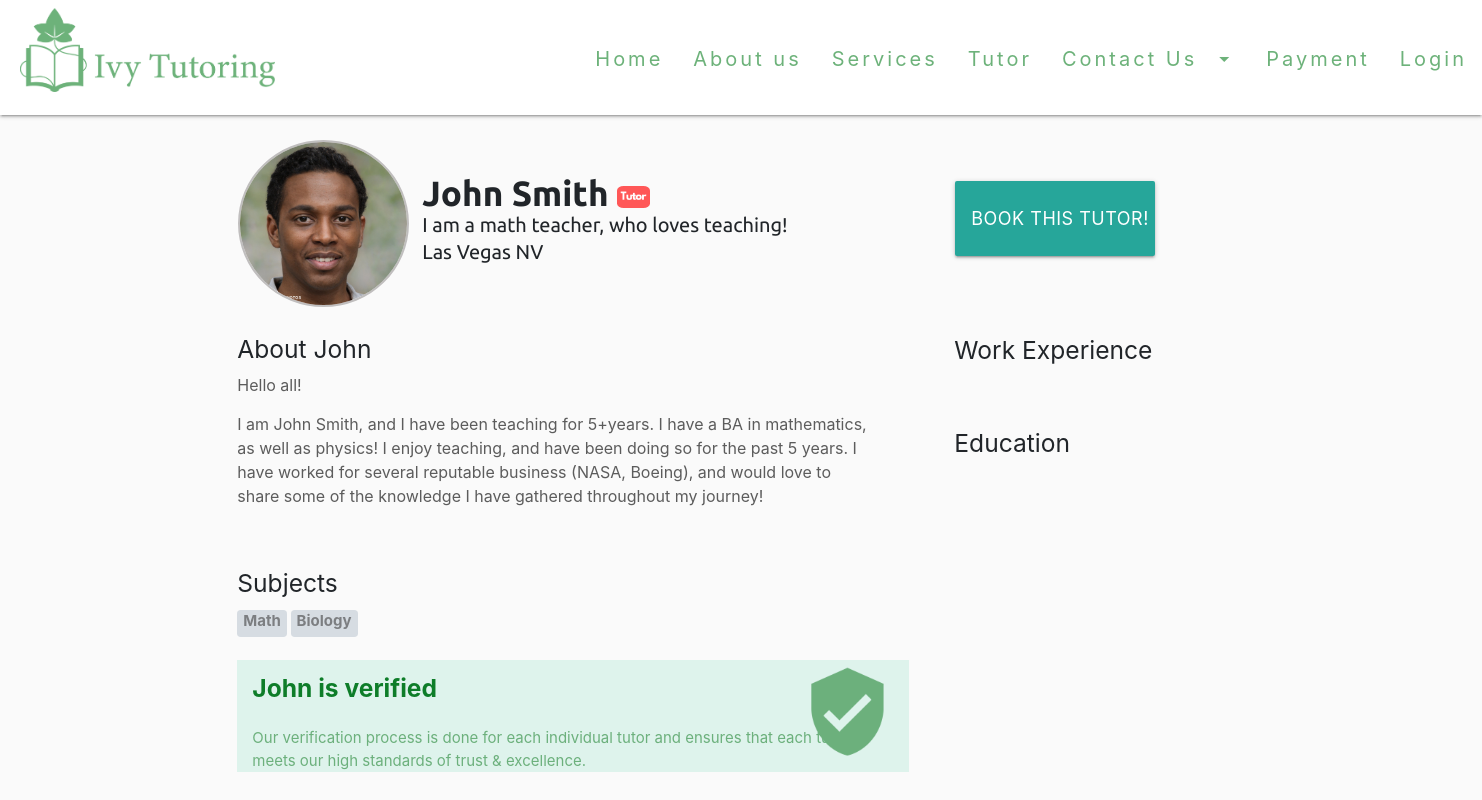
The page /Profile/JohnSmith43/ on the database as committed earlier.
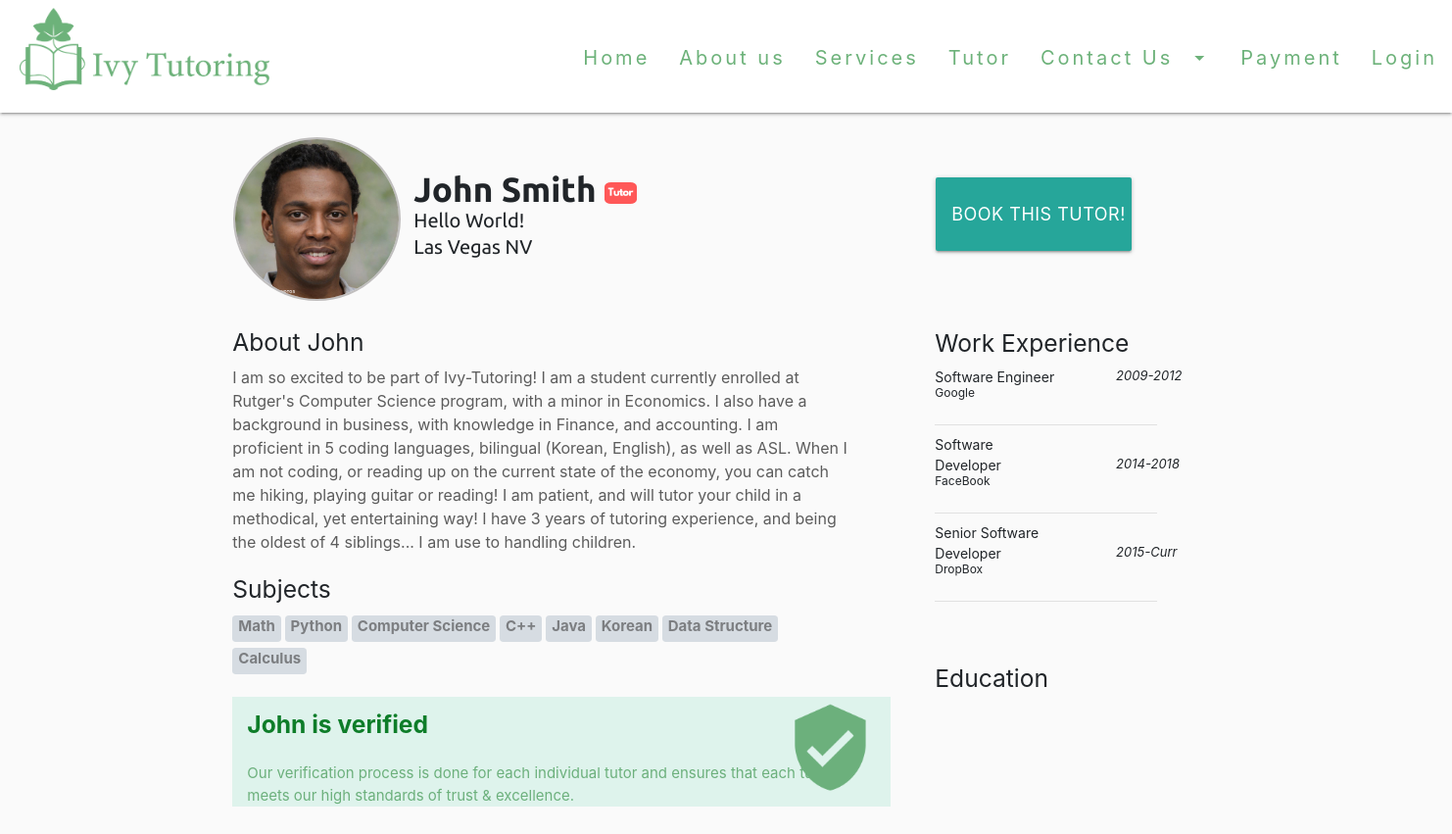
The same page on the database as committed later.
### main/models.py (models this page shows, shortened)
class Profile(models.Model):
	user = models.OneToOneField(User,on_delete = models.CASCADE,default= None)
	pro_pic =  models.ImageField(upload_to = 'profilePics', blank = True, null = True)
	descript = models.CharField(max_length = 50, blank = True)
	intro = models.CharField(max_length = 1000, blank = True)
	city = models.CharField(max_length= 50,blank = True)
	state = models.CharField(max_length = 2,blank = True)
	tags = TaggableManager(blank = True)
	college = models.CharField(max_length=100, null=True, blank=True)
	major= models.CharField(max_length=100, null=True, blank=True)

class User(AbstractUser):
	email_confirm = models.BooleanField(default=False)

class Experience(models.Model):
	user = models.ForeignKey(User,null= True,on_delete = models.SET_NULL)
	employer = models.CharField(max_length=50, default= None, null = True)
	position = models.CharField(max_length = 50,default = None, null = True)
	start_year = models.SmallIntegerField(blank=True, null=True)
	end_year = models.CharField(max_length = 4,blank=True,null = True)

### main/views.py (the view)
# urls.py: path("Profile/<str:username>/",views.profile,name = "profile"),
def profile(request, username):
	test = (User.objects.get(username=username))
	person = Profile.objects.get(user=test)
	exp = Experience.objects.filter(user=test)
	ed = School.objects.filter(user=test)
	return render(request,'main/Profile.html',{'person':person,"exp":exp,"ed":ed})

### main/templates/main/Profile.html (shortened to what this page needs)
{% load widget_tweaks %}
{% load static %}
<head>
    <link rel="stylesheet" href="https://cdnjs.cloudflare.com/ajax/libs/materialize/1.0.0/css/materialize.min.css">
    <link rel="stylesheet" href="https://stackpath.bootstrapcdn.com/bootstrap/4.3.1/css/bootstrap.min.css">
</head>
{%include "main/HeadNav.html" %}
<body>
   <div class = container style = "width:70%;height:100%; position:relative; top:0px;">
        {% if person.user.profile.pro_pic %}
            <img class="card-img" src="{{ person.user.profile.pro_pic.url }}">
        {% else %}
            <img class="card-img" src="{%static 'media/Default.jpg' %}">
        {% endif %}
        <b style = 'font-family: Ubuntu, "times new roman", times, roman, serif; font-size:35px;position:absolute;left:200px;top:52px;'>
            {{person.user.first_name}} {{person.user.last_name}}
            <img class="img" style  = "width:4%;border-radius: 20%; padding-left:0px; padding-top:0px;" src="{%static 'media\TutorSticker.png' %}">
        </b>
        <div class = "content-wrap">
            <p style = "margin-bottom:-.2rem;">{%render_field person.descript %}</p>
            <p style = "margin-bottom:-.2rem;">{{person.city}} {{person.state}}</p>
        </div>
        <div class = "button-cnt">
            <form action="/Contact/">
                <input class = "btn btn-primary" type="submit" value="Book this tutor!" />
            </form>
        </div>
        <div class = "info-block">
            <h5>About {{person.user.first_name}}</h5>
                <div class = "", style = "text-align: left; width:60%; color:#5C5C5C;">
                    <font size = "3">
                        {{person.intro | safe }}
                    </font>
                </div>
                <h5 style = "margin: 1.5rem 0 0.656rem 0;">Subjects</h5>
                <div class = "row" style = "width:60%;">
                    {% for tag in person.tags.all %}
                            <a href="#" class="mr-1 badge badge-info">{{ tag }}</a>
                    {% endfor %}
                </div>
            <div class="container-fluid">
                <h5 style = "line-height:235%; font-weight: bolder; color:#0E7D29;">{{person.user.first_name}} is verified</h5>
                <p style = "font-size:15px;color:#6CB07C"> Our verification process is done for each individual tutor and ensures
                that each tutor <br> meets our high standards of trust & excellence.</p>
                <img class="shield-img" src="{%static 'media\Shield.png' %}">
            </div>
        </div>
        <div class = "block">
            <div class = "right_block">
                <h5>Work Experience</h5>
                    <div class="row" style = "width:22%; display:block;">
                        {%for x in exp|slice:":3"%}
                            <p class = "parent" style = "font-size:14px;">{{x.position}} </p>
                            <p class  = "child" style = "font-size:12px;">{{x.employer}}</p>
                            <p class ="child-dates" style="font-size:13px; font-style:italic;">{{x.start_year}}-{{x.end_year}}</p>
                            <hr style = "margin-top: -3.0rem;
                            margin-bottom: .5rem;height:2px; width:184%;">
                        {%endfor%}
                    </div>
            </div>
            <div class = "right_block_ed">
                <h5>Education</h5>
            </div>
        </div>
    </div>
</body>

Rows that differ between the two databases and show on the page:
no longer on this page (row unchanged): Tag: name "Biology"
changed Profile "Las Vegas": user.profile.pro_pic: a different picture; descript "I am a math teacher, who loves teaching!" → "Hello World!"; intro "Hello all! I am John Smith, and I have been teaching for 5+years. I have a BA in mathematics, as well as physics! I enjoy teaching, and have been doing so for the past 5 years. I have worked for several reputable business (NASA, Boeing), and would love to share some of the knowledge I have gathered throughout my journey!" → "I am so excited to be part of Ivy-Tutoring! I am a student currently enrolled at Rutger's Computer Science program, with a minor in Economics. I also have a background in business, with knowledge in Finance, and accounting. I am proficient in 5 coding languages, bilingual (Korean, English), as well as ASL. When I am not coding, or reading up on the current state of the economy, you can catch me hiking, playing guitar or reading! I am patient, and will tutor your child in a methodical, yet entertaining way! I have 3 years of tutoring experience, and being the oldest of 4 siblings... I am use to handling children."
added Tag: name "Python"
added Tag: name "Computer Science"
added Tag: name "C++"
added Tag: name "Java"
added Tag: name "Korean"
added Tag: name "Data Structure"
added Tag: name "Calculus"
added Experience: position "Software Engineer", employer "Google", start_year "2009", end_year "2012"
added Experience: position "Software Developer", employer "FaceBook", start_year "2014", end_year "2018"
added Experience: position "Senior Software Developer", employer "DropBox", start_year "2015", end_year "Curr"
